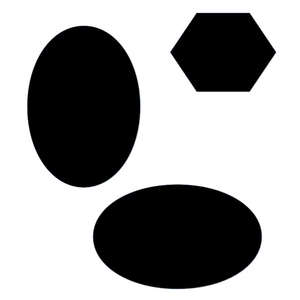
%> input picture Assign_1/Prob1/images/curves.jpg, 300 x 300 px
$ octave q1.m   (GNU Octave 9; MATLAB toolbox functions it lacks are replaced by stand-ins)
%> lines starting %> are read from the running program, lines starting %| are printed output that depends on the picture; in (x1, y1, x2, y2) boxes, pixels count from 0 and x2, y2 are one past the last pixel; in counts of white or black regions, pixels touching at a corner belong together; the program's own positions count from 1
%> further down, f1 is the input picture: size 300x300x3 uint8; mean R, G, B 156.7, 156.8, 156.9
### Assign_1/Prob1/RESIZENN.m
% Nearest Neighbour function which takes two parameters: Image Matrix and scale [rows columns] %
% scale(1) -> how much the row size be increased %
% scale(2) -> how much the column size be increased %

function RESIZE_NearestNeighbour = nearestNeighbour(ImageMatrix, scale)
%> called with scale = [2 2]

    % Size of original Image
    [row,column,~] = size(ImageMatrix);
%> row = 300; column = 300

    % Size of resized Image
    newSize = scale .* [row,column];
%> newSize = [600 600]

    % Compute each index of new Image in terms of indices of Old Image
    rowInd = int64(min(round((1:newSize(1)) ./ scale(1)+1), row));
%> rowInd = 600 values from 2 to 300
    colInd = int64(min(round((1:newSize(2)) ./ scale(2)+1), column));
%> colInd = 600 values from 2 to 300

    % We now access the corresponding indices from Old Image to get New Image:
    newImage = ImageMatrix(rowInd,colInd,:);
    figure;
    imshow(newImage);
end

### Assign_1/Prob1/RESIZEBL.m
% Reference :- Page 59 of
% https://ia802707.us.archive.org/23/items/Lectures_on_Image_Processing/EECE_4353_15_Resampling.pdf
% https://stackoverflow.com/a/26143655/7478017
% BilinearInterpolation function which takes two parameters: Image Matrix and scale [rows columns] %
function RESIZE_BilinearInterpolation = bilinearInterpolation(ImageMatrix, scale)
%> called with scale = [2 2]

    % Size of original Image
    [row, column, channel] = size(ImageMatrix);
%> channel = 3

    % Size of scaled Image
    newSize = scale .* [row, column];

    % Scaling factor
    scale_factor = [row, column] ./ [newSize(1), newSize(2)];
%> scale_factor = [0.5 0.5]

    % [X,Y] = meshgrid(x,y) returns 2-D grid coordinates based on the coordinates contained in vectors x and y.
    % X is a matrix where each row is a copy of x, and Y is a matrix where each column is a copy of y.
    % The grid represented by the coordinates X and Y has length(y) rows and length(x) columns.
    [cf, rf] = meshgrid(1 : newSize(2), 1 : newSize(1));

    % (rf,cf) are the frcational location in the input image from which
    % to sample the pixel (r,c)
    rf = rf * scale_factor(1);
    cf = cf * scale_factor(2);

    % Integral part of (rf,cf)
    r = floor(rf);
    c = floor(cf);

    % Any value out of range that can't be mapped
    r(r < 1) = 1;
    c(c < 1) = 1;
    r(r > row - 1) = row - 1;
%> r: size 600x600 double; min 1, max 299, mean 150
    c(c > column - 1) = column - 1;
%> c: size 600x600 double; min 1, max 299, mean 150; mean of the top-left, top-right, bottom-left and bottom-right quarters 75, 225, 75, 225

    % (delta_R, delta_C) are the fractional part of row and column locations (rf,cf)
    delta_R = rf - r;
    delta_C = cf - c;

    % linearInd = sub2ind(matrixSize, rowSub, colSub) returns the linear index equivalents
    % to the row and column subscripts rowSub and colSub for a matrix of size matrixSize.
    % Get column major indices for each point we wish to access
    top_lft = sub2ind([row, column], r, c);
    top_rgt = sub2ind([row, column], r+1,c);
    btm_lft = sub2ind([row, column], r, c+1);
    btm_rgt = sub2ind([row, column], r+1, c+1);

    % Create output image that is the same class as input and of new size
    out = zeros(newSize(1), newSize(2), channel);
    out = cast(out, class(ImageMatrix));

    % loop through each channel to preserve the color of image
    for idx = 1 : channel
        original = double(ImageMatrix(:,:,idx));
        % Calculating the value of each pixel
        temp = original(top_lft).*(1 - delta_R).*(1 - delta_C) + ...
                       original(top_rgt).*(delta_R).*(1 - delta_C) + ...
                       original(btm_lft).*(1 - delta_R).*(delta_C) + ...
                       original(btm_rgt).*(delta_R).*(delta_C);
        out(:,:,idx) = cast(temp, class(ImageMatrix));
    end
    figure;
    imshow(out);
end

### Assign_1/Prob1/q1.m
% 300 * 300 Curve Image %
f1 = imread('curves.jpg');
figure; imshow(f1);
pause(3);
RESIZENN(f1, [2,2])
pause(3);
RESIZEBL(f1, [2,2])
pause(3);
RESIZENN(f1, [3,3])
pause(3);
RESIZEBL(f1, [3,3])
%> in bilinearInterpolation (call 2), `r(r > row - 1) = row - 1;`: r: size 900x900 double; min 1, max 299, mean 149.8
%> in bilinearInterpolation (call 2), `c(c > column - 1) = column - 1;`: c: size 900x900 double; min 1, max 299, mean 149.8; mean of the top-left, top-right, bottom-left and bottom-right quarters 74.8, 224.8, 74.8, 224.8
pause(3);
close all;

% Black and White Image %
f2 = imread('blackandwhite.jpg');
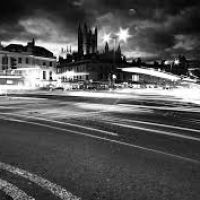
%> input picture Assign_1/Prob1/images/blackandwhite.jpg, 200 x 200 px
%> f2 is the input picture: size 200x200x3 uint8; min 0, max 255, mean 84.7
figure; imshow(f2);
pause(3);
RESIZENN(f2, [2,2])
pause(3);
RESIZEBL(f2, [2,2])
%> call 3 of bilinearInterpolation, with scale = [2 2]
%> in bilinearInterpolation (call 3), `c(c < 1) = 1;`:
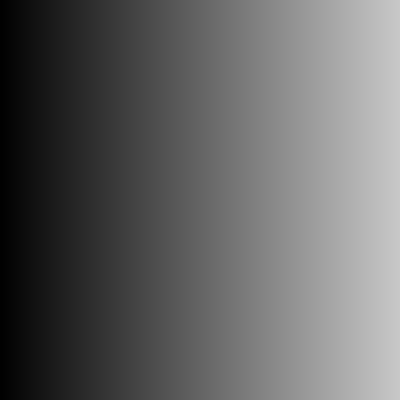
%> c: size 400x400 double; min 1, max 200, mean 100; mean of the top-left, top-right, bottom-left and bottom-right quarters 50, 150, 50, 150
%> in bilinearInterpolation (call 3), `r(r > row - 1) = row - 1;`: r: size 400x400 double; min 1, max 199, mean 100
%> in bilinearInterpolation (call 3), `c(c > column - 1) = column - 1;`: c: size 400x400 double; 0.25% of pixels changed, all inside (x1, y1, x2, y2) = (399, 0, 400, 400)
pause(3);
RESIZENN(f2, [4,4])
pause(3);
RESIZEBL(f2, [4,4])
%> in bilinearInterpolation (call 4), `r(r > row - 1) = row - 1;`: r: size 800x800 double; min 1, max 199, mean 99.8
%> in bilinearInterpolation (call 4), `c(c > column - 1) = column - 1;`: c: size 800x800 double; min 1, max 199, mean 99.8; mean of the top-left, top-right, bottom-left and bottom-right quarters 49.8, 149.7, 49.8, 149.7
pause(3);
close all;

% Colored Image %
f3 = imread('onion.png');
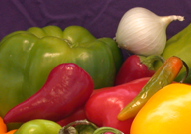
%> input picture Assign_1/Prob5/images/onion.png, 191 x 135 px
%> f3 is the input picture: size 135x191x3 uint8; mean R, G, B 138.2, 93.3, 47.3
figure; imshow(f3);
RESIZENN(f3, [2,2]);
pause(3);
RESIZEBL(f3, [2,2]);
%> call 5 of bilinearInterpolation, with scale = [2 2]
%> in bilinearInterpolation (call 5), `r(r < 1) = 1;`:
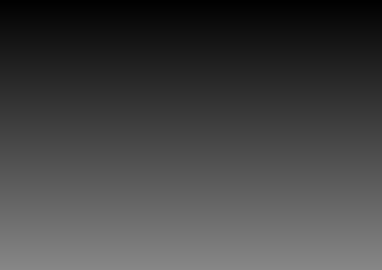
%> r: size 270x382 double; min 1, max 135, mean 67.5
%> in bilinearInterpolation (call 5), `c(c < 1) = 1;`:
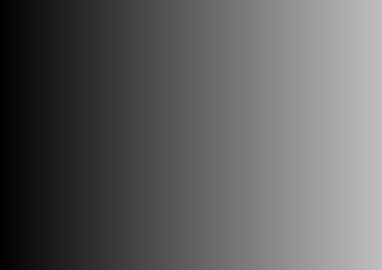
%> c: size 270x382 double; min 1, max 191, mean 95.5
%> in bilinearInterpolation (call 5), `r(r > row - 1) = row - 1;`: r: size 270x382 double; 0.37% of pixels changed, all inside (x1, y1, x2, y2) = (0, 269, 382, 270)
%> in bilinearInterpolation (call 5), `c(c > column - 1) = column - 1;`: c: size 270x382 double; 0.26% of pixels changed, all inside (x1, y1, x2, y2) = (381, 0, 382, 270)
%> the loop in bilinearInterpolation (call 5), `for idx = 1 : channel` made 3 passes
%> pass 1, in bilinearInterpolation (call 5), `original = double(ImageMatrix(:,:,idx));`:
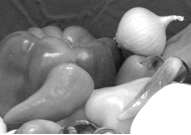
%> original: size 135x191 double; min 16, max 255, mean 138.2
%> after the loop in bilinearInterpolation (call 5), `for idx = 1 : channel`:
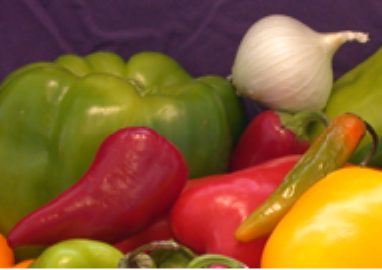
%> out: size 270x382x3 uint8; mean R, G, B 137.9, 93, 47.1
pause(3);
RESIZENN(f3, [5,5])
pause(3);
RESIZEBL(f3, [5,5])
pause(3);
close all;
